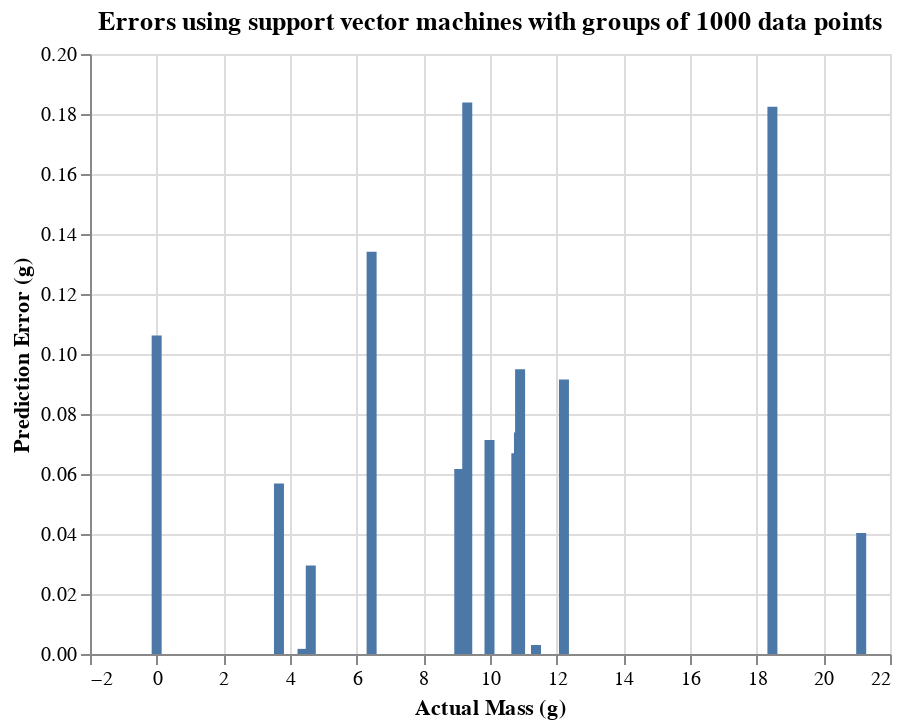

Source (notebook cell):
### Code cell
bar_svr = alt.Chart(res).mark_bar(size=5).encode(
     alt.X('target:Q', title ='Actual Mass (g)'),
     alt.Y('svr:Q', title = 'Prediction Error (g)')
).properties(
    title = 'Errors using support vector machines with groups of 1000 data points'
)
save_chart(bar_slr,'../../report/assets/bar_svr.png')
bar_svr

### Figure 1 — Vega-Lite specification as saved in the notebook (floating-point values rounded to 4 significant figures)
{"config": {"view": {"continuousWidth": 400, "continuousHeight": 300}}, "data": {"name": "data-c770e3379fbc7e26fb4b6dcb66ef3359"}, "mark": {"type": "bar", "size": 5}, "encoding": {"x": {"field": "target", "title": "Actual Mass (g)", "type": "quantitative"}, "y": {"field": "svr", "title": "Prediction Error (g)", "type": "quantitative"}}, "title": "Errors using support vector machines with groups of 1000 data points", "$schema": "https://vega.github.io/schema/vega-lite/v4.17.0.json", "datasets": {"data-c770e3379fbc7e26fb4b6dcb66ef3359": [{"lr": 0.1044, "target": 12.22, "mlr": 0.09243, "svr": 0.09146}, {"lr": 0.4448, "target": 0.0, "mlr": 0.297, "svr": 0.1062}, {"lr": 0.3669, "target": 11.38, "mlr": 0.03666, "svr": 0.003003}, {"lr": 0.2372, "target": 4.376, "mlr": 0.02756, "svr": 0.001711}, {"lr": 0.5052, "target": 3.669, "mlr": 0.06144, "svr": 0.05686}, {"lr": 0.5246, "target": 6.449, "mlr": 0.1795, "svr": 0.1341}, {"lr": 0.3422, "target": 10.87, "mlr": 0.06087, "svr": 0.07382}, {"lr": 0.01609, "target": 10.86, "mlr": 0.01412, "svr": 0.003577}, {"lr": 0.4621, "target": 18.47, "mlr": 0.237, "svr": 0.1824}, {"lr": 0.3737, "target": 9.317, "mlr": 0.1589, "svr": 0.1839}, {"lr": 0.2534, "target": 9.985, "mlr": 0.06397, "svr": 0.07132}, {"lr": 0.7165, "target": 4.623, "mlr": 0.1223, "svr": 0.02949}, {"lr": 0.4163, "target": 9.11, "mlr": 0.01742, "svr": 0.02115}, {"lr": 0.183, "target": 10.84, "mlr": 0.07064, "svr": 0.05153}, {"lr": 0.4268, "target": 10.9, "mlr": 0.1034, "svr": 0.09495}, {"lr": 0.339, "target": 10.79, "mlr": 0.08942, "svr": 0.06695}, {"lr": 0.7291, "target": 21.14, "mlr": 0.06946, "svr": 0.0403}, {"lr": 0.5727, "target": 9.078, "mlr": 0.07359, "svr": 0.0617}]}}
